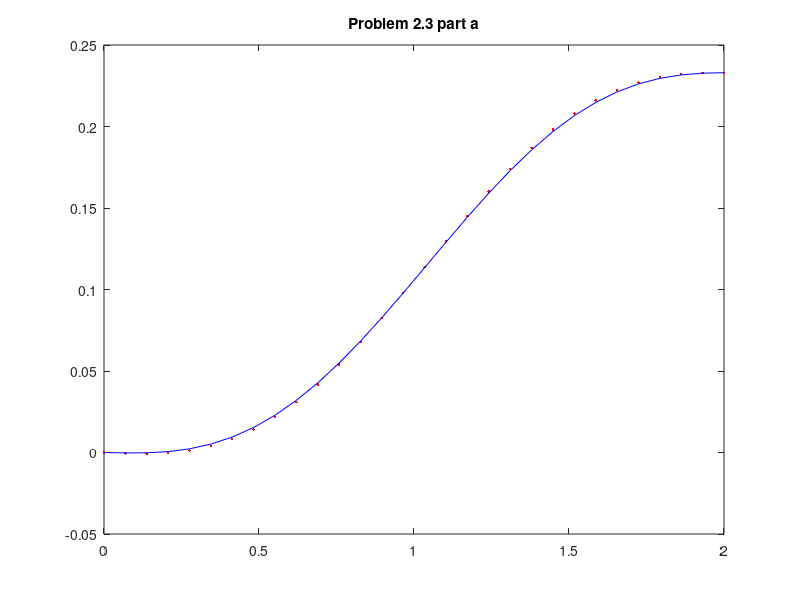
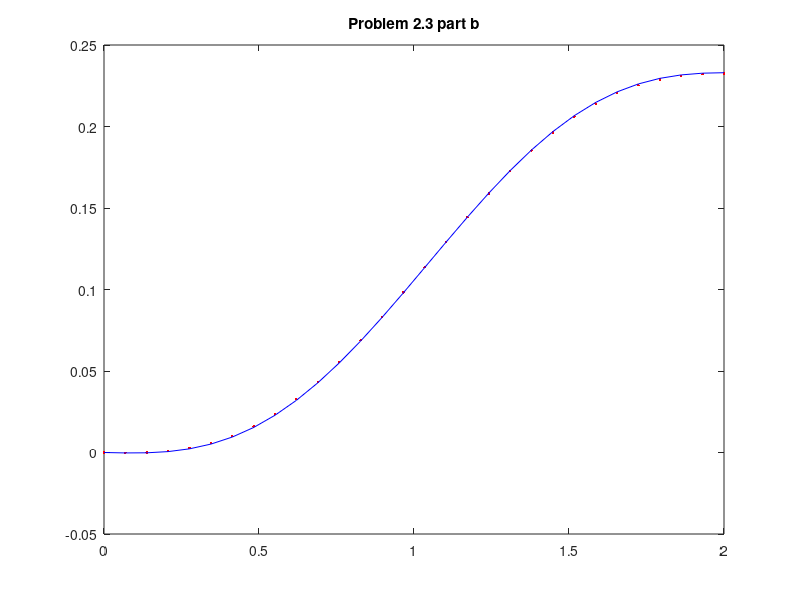

These charts were generated, in order, by the following MATLAB code: (Note: this script raises an error after producing the figures.)
%----------------------------------------------------------------------------%
% Opening Commands
%----------------------------------------------------------------------------%
clear; close all; clc;

%----------------------------------------------------------------------------%
% Part a
%
% Solve equation 2.8 with forward difference for derivative B.C.
%----------------------------------------------------------------------------%
n = 30;
xmin = 0; xmax = 2;
h = (xmax - xmin) / (n - 1);
x = xmin: h: xmax;
x = x';

A = zeros(n, n);  % Preallocate memory for A
A(1, 1) = 1;  % Set first row of A
A(n, n - 1: n) = [-1 / h, 1 / h];  % Set last row of A

for jrow = 2: n - 1  % fill in all other rows of A
    A(jrow, jrow - 1: jrow + 1) = [1 / (h ^ 2),  - 2 / (h ^ 2) + 9, 1 / (h ^ 2)];
end

% Create the vector representing x in the matrix equation 2.5
x_approx = zeros(n, 1);  % Preallocate memory for A
x_approx(1) = 0; % Set first row of x_approx
x_approx(n) = 0; % Set last row of x_approx
x_approx(2: n - 1) = x(2: n - 1);  % Fill in all other rows of x_approx

% Solve for y_approx
y_approx = A \ x_approx;

% Get exact solution
y = x / 9 - sin(3 * x ) ./ (27 * cos(6));

figure
plot(x, y_approx, 'r.',  x, y, 'b-')
title('Problem 2.3 part a')
rms_err_a = sqrt(mean(power(y - y_approx, 2)));


%----------------------------------------------------------------------------%
% Part b
%
% Solve equation 2.8 with quadratic extrapolation for derivative B.C.
%----------------------------------------------------------------------------%
A2 = zeros(n, n);  % Preallocate memory for A2
A2(1, 1) = 1;  % Set first row of A2
A2(n, n - 2: n) = [1 / (2 * h), -2 / h, 3 / (2 * h)];  % Set last row of A2

for jrow = 2: n - 1  % fill in all other rows of A2
    A2(jrow, jrow - 1: jrow + 1) = [1 / (h ^ 2),  - 2 / (h ^ 2) + 9, 1 / (h ^ 2)];
end

% Create the vector representing x in the matrix equation 2.5
x_approx2 = zeros(n, 1);  % Preallocate memory for A2
x_approx2(1) = 0; % Set first row of x_approx2
x_approx2(n) = 0; % Set last row of x_approx2
x_approx2(2: n - 1) = x(2: n - 1);  % Fill in all other rows of x_approx2

% Solve for y_approx2
y_approx2 = A2 \ x_approx2;

figure
plot(x, y_approx2, 'r.',  x, y, 'b-')
title('Problem 2.3 part b')
rms_err_a2 = sqrt(mean(power(y - y_approx2, 2)));

printmat([rms_err_a; rms_err_a2], 'RMS with n = 30 for parts a and b', ...
                        'Forward_difference Quadratic_extrapolation', ' ')
